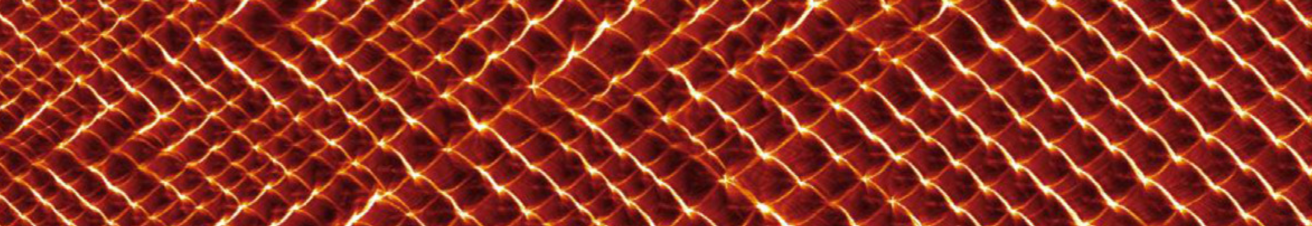
#> input picture example/case_10a.png, 2624 x 452 px (shown at 1/2 size)
$ python main_sootFoilSeg.py   (older library calls are emulated)
#> lines starting #> are read from the running program, lines starting #| are printed output that depends on the picture
### sootFoilML/core.py
#!/usr/bin/env python3
# -*- coding: utf-8 -*-
"""
This is file implements the main image segmentation pipeline.
Includes preprocessing, denoising, and cell detection functions.

Authors:
    - Vansh Sharma, Michael Ullman and Venkat Raman

Affiliation:
    - APCL Group
    - Department of Aerospace Engineering, University of Michigan, Ann Arbor
"""

import numpy as np
import cv2
from skimage.io import imread
from PIL import Image
from scipy.ndimage import center_of_mass
from cellpose import utils, models
from cellpose import denoise
from .config import (
    DEFAULT_MODEL_TYPE,
    DEFAULT_CHANNELS,
    DEFAULT_DIAMETER,
    FLOW_THRESHOLD,
    CELLPROB_THRESHOLD,
    NITER,
    RESAMPLE,
    DO_3D,
    USE_GPU,
    DENOISE_MODEL_TYPE
)

def load_image(file_path):
    """Loads an image from a given file path."""
#> called with file_path = './example/case_10a.png'

    img = Image.open(file_path)
#> img is the input picture: PIL image 2624x452 RGBA; mean R, G, B, A 137, 45.8, 31.9, 255
    orginial_image_dpi = img.info.get('dpi', (100, 100))[0]
#> orginial_image_dpi = 144
    del img

    image_data = imread(file_path, as_gray=True)
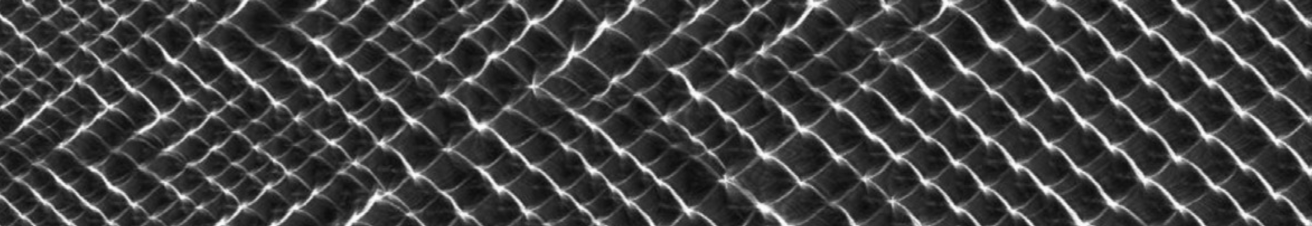
#> image_data: shape (452, 2624) float64 (shown at 1/2 size); min 0.0367, max 0.999, mean 0.252
    print("~~~ Image loaded ~~~")
    return np.asarray(image_data), orginial_image_dpi

# [54 lines left out: functions preprocess_image, denoise_image, not called in this run]


def segment_cells(
    image,
    model_type=DEFAULT_MODEL_TYPE,
    channels=DEFAULT_CHANNELS,
    diameter=DEFAULT_DIAMETER,
    use_gpu=USE_GPU
):
    """
    Runs segmentation on the given image.

    Parameters:
    - image: 2D NumPy array of the input image.
    - model_type: Type of model to use ('cyto', 'nuclei', etc.).
    - channels: List specifying which channels to use (e.g., [0,0] for grayscale).
    - diameter: Estimated cell diameter (None for automatic detection).
    - use_gpu: Whether to enable GPU acceleration (default from config.py).

    Additional parameters are loaded from the config file:
    - flow_threshold: Maximum allowed error for flow consistency.
    - cellprob_threshold: Threshold for cell probability.
    - niter: Number of iterations for convergence.
    - resample: Whether to resample the image.
    - do_3D: Enable 3D segmentation.

    Returns:
    - masks: Segmented masks.
    - flows: Flow dynamics.
    - styles: Style vector.
    - diams: Estimated diameters.
    """

    # Initialize model
    model = models.Cellpose(gpu=use_gpu, model_type=model_type)

    # Run segmentation with configurable parameters
    masks, flows, styles, diams = model.eval(
        image,
        diameter=diameter,
        channels=channels,
        flow_threshold=FLOW_THRESHOLD,
        cellprob_threshold=CELLPROB_THRESHOLD,
        niter=NITER,
        resample=RESAMPLE,
        do_3D=DO_3D
    )
    outlines = utils.outlines_list(masks)
    print("~~~ Image segmented ~~~")
    return masks, outlines, flows, styles, diams

# [22 lines left out: functions extract_cell_properties, clip_image_and_masks, not called in this run]

### main_sootFoilSeg.py
#!/usr/bin/env python3
# -*- coding: utf-8 -*-
"""
This is an example code to be included as supplementary material to the following article:
"A Machine Learning Based Approach for Statistical Analysis of Detonation Cells from Soot Foils".

This is a demonstration intended to provide a working example for detecting, segmenting,
and extracting statistics of cells in a sootfoil pattern.
The example data is provided in this repo.
For application on other datasets, the requirement is to configure the settings in config.py.

Dependencies:
    - Python package list provided: package.list

Running the code:
    - assuming above dependencies are configured, "python main_sootFoilSeg.py" will run the demo code.
    NOTE - It is important to check config.py prior to running this code.

Authors:
    - Vansh Sharma, Michael Ullman and Venkat Raman

Affiliation:
    - APCL Group
    - Department of Aerospace Engineering, University of Michigan, Ann Arbor
"""

import os
import json

from sootFoilML.core import (
    load_image,
    preprocess_image,
    segment_cells,
    extract_cell_properties,
    denoise_image
)

from sootFoilML.visualization import (
    plot_segmentation,
    plot_distribution,
    plot_image_with_annotations
)

from sootFoilML.utils import (
    overlay_images,
    calculate_line_positions,
    detect_cells_alongLines
)

from sootFoilML.config import (
    ENABLE_PREPROCESSING,
    ENABLE_DENOISING,
    OVERLAY_COUNT,
    DEFAULT_MODEL_TYPE,
    DEFAULT_CHANNELS,
    USE_GPU,
    NUM_LINES,
    AXIS_SELECTION,
    NBINS
)

def main():
    """Main execution script for analyzing images."""
    input_dir = "./example/"
    image_name = "case_10a.png"
    output_dir = "output/"
    os.makedirs(output_dir, exist_ok=True)

    img_file = os.path.join(input_dir, image_name)
    image, orginial_image_dpi = load_image(img_file)
#> orginial_image_dpi = 144

    # Apply ML-based denoising if enabled
    if ENABLE_DENOISING:
        image = denoise_image(image)

    # Apply pre-processing enhancements if enabled: This should be user customized
    if ENABLE_PREPROCESSING:
        sharp_edges = preprocess_image(image)
        image = overlay_images(image, sharp_edges, OVERLAY_COUNT)

    # Run ML segmentation
    masks, outlines, _, _, _ = segment_cells(
        image, model_type=DEFAULT_MODEL_TYPE,
        channels=DEFAULT_CHANNELS, use_gpu=USE_GPU )

    cell_areas, cell_centroids = extract_cell_properties(masks)

    # Plot segmented image
    plot_segmentation(image, outlines, dpi=orginial_image_dpi, title="Cells Captured via Segmentation")

    ## Run analysis
    # Create lines along the image
    line_positions = calculate_line_positions(image.shape, num_lines=NUM_LINES, axisSel=AXIS_SELECTION)

    # Detect cells along the lines in the image
    results = detect_cells_alongLines(masks, axis=AXIS_SELECTION, line_positions=line_positions)

    # Plot image with lines and detected cells along the lines
    plot_image_with_annotations(image, outlines, cell_centroids, results, line_positions,
                            axisSel=AXIS_SELECTION, dpi=orginial_image_dpi,
                            num_lines=NUM_LINES, img_file_name="image_withLinesAndCells.png", output_dir=output_dir)


    # Process and analyze cell distributions
    Dx_list, Dy_list, CellAreaPlot = [], [], []
    for line_index, cells_data in results.items():
        Dx_listD=[]
        Dy_listD=[]
        CellAreaPlotD=[]
        for cell_data in cells_data:
            CellAreaPlotD.append(float(cell_data[-1]))
            Dx_listD.append(cell_data[1])
            Dy_listD.append(cell_data[2])

        CellAreaPlot.append(CellAreaPlotD)
        Dx_list.append(Dx_listD)
        Dy_list.append(Dy_listD)

    # Plot distribution of Dx, Dy and cell areas for each line
    plot_distribution(CellAreaPlot, 'Cell Area Distribution', 'Cell Area (pixels)', nbins=NBINS, img_file_name="cAr_Distribution.png", output_dir=output_dir)
    plot_distribution(Dx_list, 'Dx Distribution', 'Dx (pixels)', nbins=NBINS, img_file_name="Dx_Distribution.png", output_dir=output_dir)
    plot_distribution(Dy_list, 'Dy Distribution', 'Dy (pixels)', nbins=NBINS, img_file_name="Dy_Distribution.png", output_dir=output_dir)


    # Save processed data
    with open(os.path.join(output_dir, "Dx_data.json"), "w") as f:
        json.dump(Dx_list, f)
    with open(os.path.join(output_dir, "Dy_data.json"), "w") as f:
        json.dump(Dy_list, f)
    with open(os.path.join(output_dir, "CellArea_data.json"), "w") as f:
        json.dump(CellAreaPlot, f)

    print(f"Processing complete for image >>> {image_name}")

if __name__ == "__main__":
    main()
#> (the call stopped at in segment_cells, `model = models.Cellpose(gpu=use_gpu, model_type=model_type)`: cellpose is not available in this run)
